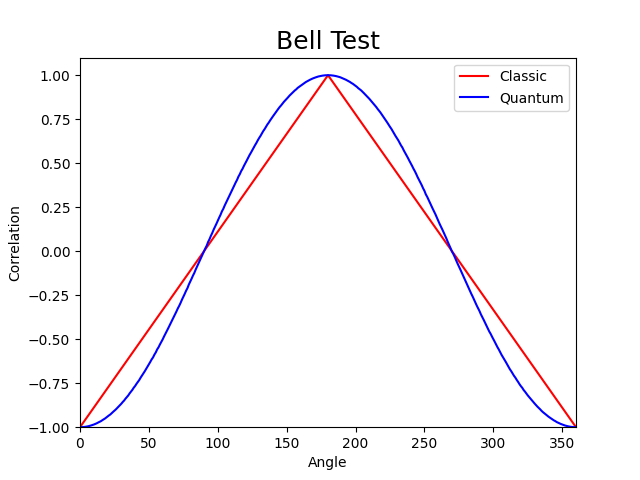

Write the Python code that produced this figure.
import qiskit
from qiskit import QuantumRegister, ClassicalRegister, QuantumCircuit, Aer, assemble, transpile
from qiskit import assemble,IBMQ
from qiskit.visualization import plot_bloch_multivector, plot_histogram, array_to_latex
from qiskit.tools.monitor import job_monitor
from qiskit.providers.ibmq import least_busy
import matplotlib.pyplot as plt
import numpy as np
from math import sqrt, pi
import os
import time

#%% 

os.system( 'cls' )
shots=1048576 #2^20
state = [0]*4
statistics = [0]*361
tags1 = ['▏','▎','▍','▌','▋','▊','▉','█']

#key="" #Enter your API token
#IBMQ.enable_account(key) #API token

version = qiskit.__qiskit_version__
for key, value in version.items():
    print(key, ": ", value)

for degrees in range(0,360+1):

    state[0]=0
    state[1]=0
    state[2]=0
    state[3]=0
    qreg_q = QuantumRegister(2, 'q')
    creg_c = ClassicalRegister(2, 'c')
    circuit = QuantumCircuit(qreg_q, creg_c)

    phase = degrees * (pi / 180)
    circuit.rx(phase, qreg_q[0])
    circuit.cx(qreg_q[0], qreg_q[1])
    circuit.x(qreg_q[0])

    circuit.barrier(qreg_q[0], qreg_q[1])
    circuit.measure(qreg_q[0], creg_c[0])
    circuit.measure(qreg_q[1], creg_c[1])

    print(circuit)# Display circuit

    aer_sim = Aer.get_backend('aer_simulator')
    qobj = assemble(circuit, aer_sim)
    results = aer_sim.run(qobj, shots=shots).result()
    answer = results.get_counts()

    print(results)
    print(answer)

    data = answer
    for key, value in data.items():
        print("key: ", key, "value: ", value)
        state[int(key,2)]=value
    

    print(state[0],state[1],state[2],state[3])
    statistics[degrees]=(int(state[1])*(-1)+int(state[2])*1)/shots
    print(statistics[degrees])
    
    
    if(shots > 1 and degrees != 0 and shots != 0):
        print("│{:30}│ {:3}/{:3}".format((tags1[7]*(int)(30*(degrees)/360)+tags1[int((degrees+0.00001)/shots*400%8)]),degrees,360))
    elif(shots == 0):
        print("│{:30}│ {:3}/{:3}".format((tags1[7]*(int)(30*(degrees)/1)),degrees,360))
    elif(shots == 1 or degrees == 0 or shots == 0):
        print("│{:30}│ {:3}/{:3}".format((tags1[7]*(int)(30*(degrees)/360)),degrees,360))

x = list(np.arange(0,361))
print(x)
print(statistics)
classic=[0]*361
for i in range(0,360+1):
    if(i<=180):
        classic[i]=i/90-1
    elif(i>180):
        classic[i]=-1*(i-180)/90+1

plt.plot(x, classic, color='red', label="Classic")
plt.plot(x, statistics, color='blue', label="Quantum")
plt.xlim(0, 360)
plt.ylim(-1, 1.1)
plt.xlabel('Angle')
plt.ylabel('Correlation')
plt.title('Bell Test', fontsize="18")

plt.legend()
plt.show()
